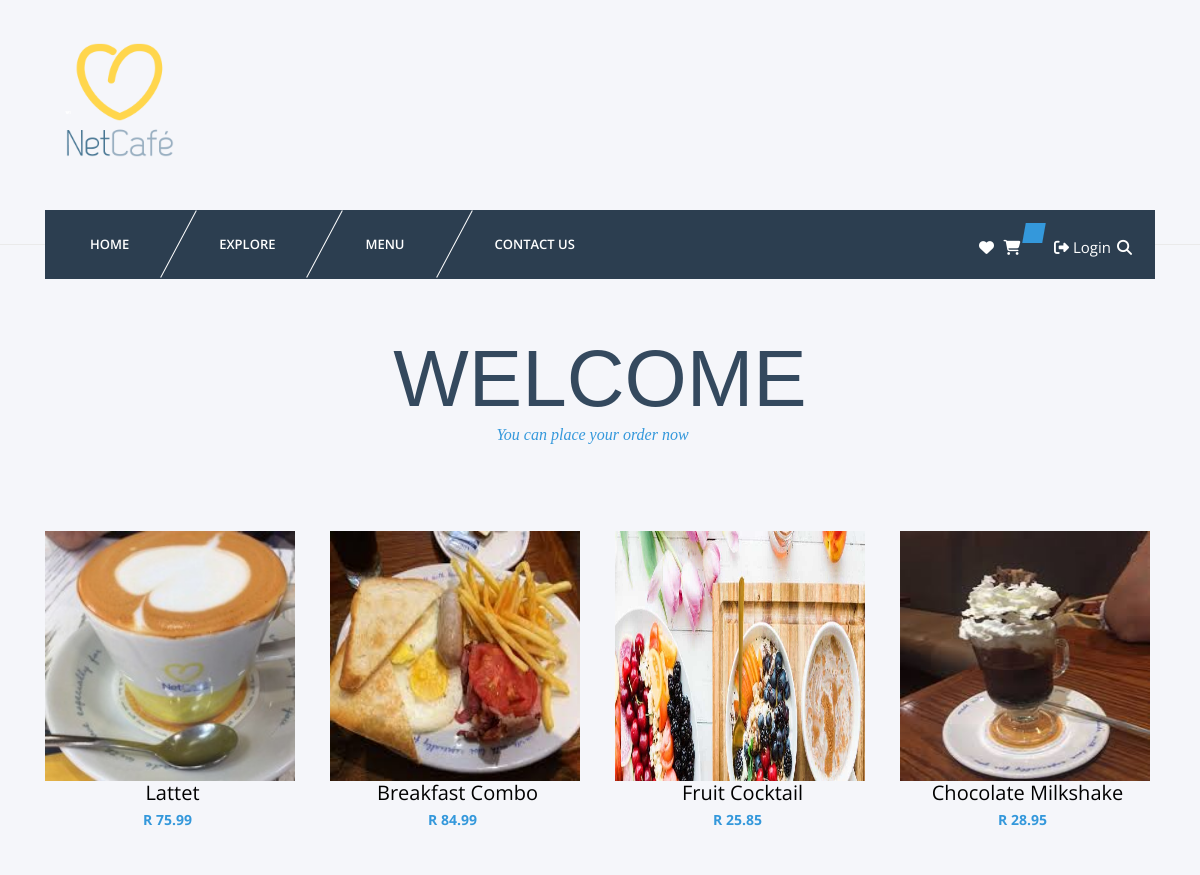
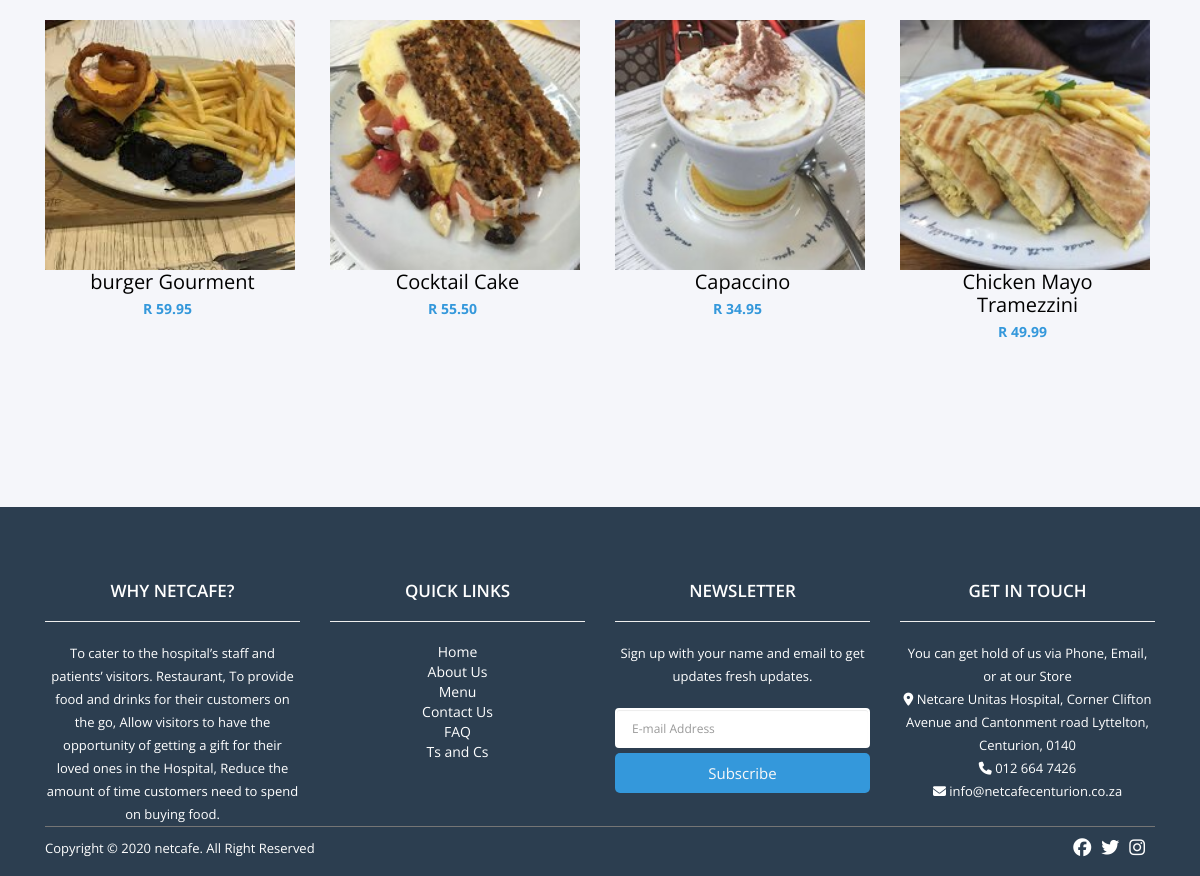
The page / on the database its author committed (2 pictures, top to bottom).
### tables this page shows
CREATE TABLE `products` (
  `id` int(11) NOT NULL,
  `name` varchar(255) NOT NULL,
  `catid` int(11) NOT NULL,
  `price` varchar(255) NOT NULL,
  `thumb` varchar(255) NOT NULL,
  `description` varchar(255) NOT NULL
);

### index.php (the view, shortened to what this page needs)
<?php
	require_once './Config/connect.php';
	require_once 'inc/header.php';
	require_once 'inc/nav.php';
?>
	<section id="content">
		<div class="content-blog">
			<div class="container">
				<div class="row">
					<div class="page_header text-center">
						<h2>Welcome</h2>
						<p>You can place your order now</p>
					</div>
					<div class="col-md-12">
						<div class="row">
							<div id="shop-mason" class="shop-mason-4col">
							<?php
								$sql = "SELECT * FROM products";
								$res = mysqli_query($connection, $sql);
								while($r = mysqli_fetch_assoc($res)){
							?>
								<div class="sm-item isotope-item">
									<div class="product">
										<div class="product-thumb">
											<img src="./Admin/Manager/<?php echo $r['thumb']; ?>" class="img-responsive" width="250px" alt="">
										</div>
										<h2 class="product-title"><a href="single.php?id=<?php echo $r['id']; ?>"><?php echo $r['name']; ?></a></h2>
										<div class="product-price">R <?php echo $r['price']; ?><span></span></div>
									</div>
								</div>
							<?php } ?>
							</div>
						</div>
					</div>
				</div>
			</div>
		</div>
	</section>
<?php include 'inc/footer.php' ?>

### inc/header.php (shortened to what this page needs)
<!DOCTYPE html>
	<html>
<head>
	<link rel="stylesheet" href="styles/bootstrap.css">
	<link rel="stylesheet" href="font-awesome/css/font-awesome.min.css">
	<link rel="stylesheet" href="js/isotope/isotope.css">
	<link rel="stylesheet" href="js/flexslider/flexslider.css">
	<link rel="stylesheet" href="js/owl-carousel/owl.carousel.css">
	<link rel="stylesheet" href="js/owl-carousel/owl.theme.css">
	<link rel="stylesheet" href="js/owl-carousel/owl.transitions.css">
	<link rel="stylesheet" href="js/superfish/css/megafish.css" media="screen">
	<link rel="stylesheet" href="js/superfish/css/superfish.css" media="screen">
	<link rel="stylesheet" href="js/pikaday/pikaday.css">
	<link rel="stylesheet" href="styles/settings-panel.css">
	<link rel="stylesheet" href="styles/style.css">
	<link rel="stylesheet" href="styles/light.css">
	<link rel="stylesheet" href="styles/responsive.css">
	<link rel="stylesheet" href="styles/login.css">
	<link rel="stylesheet" href="styles/payment.css">
	<link rel="stylesheet" href="styles/card.css">
</head>
<body class="multi-page">
<div id="wrapper" class="wrapper">
	<header id="header2">
		<div class="container">
			<div class="row">
				<div class="col-md-3 col-xs-5 logo">
					<a href="index.php"><img src="images/netcafe.png" class="img-responsive" alt=""/></a>
				</div>
			</div>

### inc/nav.php (shortened to what this page needs)
		<div class="menu-wrap">
			<ul class="sf-menu">
				<li>
					<a href="index.php">Home</a>
				</li>
				<li>
					<a href="#">Explore</a>
				</li>
				<li>
					<a href="#">Menu</a>
				</li>
				<li>
					<a href="contact.php"> Contact Us</a>
				</li>
			</ul>
			<div class="header-xtra">
				<div class="s-cart">
					<div class="sc-ico">
						<a href="wishlist.php"><i class="fas fa-heart"></i></a></i>
				    </div>
				</div>
				<div class="s-cart">
					<div class="sc-ico"><i class="fa fa-shopping-cart"></i><em>
							?></em>
						</div>
				</div>
				<div class="s-cart">
					<?php if(isset($_SESSION['customer'])): ?>
					<div class="sc-ico"><i class="fas fa-user"></i>
						&nbsp; <?=  $_SESSION['customer'] ?>
				    </div>
				    <?php else:?>
				    	<div class="sc-ico"><i class="fas fa-sign-out-alt"></i>
							<a href="login.php">Login</a>
				    </div>
				    <?php endif;?>
				</div>
				<div class="s-search">
						<div class="ss-ico"><i class="fa fa-search"></i></div>
				</div>
			</div>
		</div>
	</div>
</header>

### inc/footer.php (shortened to what this page needs)
	<div class="clearfix space70"></div>
	<footer id="footer2" class="padding-top bg_black">
    <div class="container">
      <div class="row">
        <div class="col-md-3 col-sm-6 footer_column">
          <h4 class="heading" style="color:#fff;">Why Netcafe?</h4>
          <hr class="half_space">
          <p class="half_space">To cater to the hospital’s staff and patients’ visitors. Restaurant,
            To provide food and drinks for their customers on the go,
            Allow visitors to have the opportunity of getting a gift for their loved ones in the Hospital,
            Reduce the amount of time customers need to spend on buying food.</p>
        </div>
        <div class="col-md-3 col-sm-6 footer_column">
          <h4 class="heading" style="color:#fff;">Quick Links</h4>
          <hr class="half_space">
          <ul class="widget_links">
            <li><a href="index.php">Home</a></li>
            <li><a href="about.php">About Us</a></li>
            <li><a href="menu.php">Menu</a></li>
            <li><a href="contact.php">Contact Us</a></li>
            <li><a href="faq.php">FAQ</a></li>
            <li><a href="TsandCs.php">Ts and Cs</a></li>
          </ul>
        </div>
        <div class="col-md-3 col-sm-6 footer_column">
          <h4 class="heading" style="color:#fff;">Newsletter</h4>
          <hr class="half_space">
          <p class="icon"><i class="icon-dollar"></i>Sign up with your name and email to get updates fresh updates.</p>
        <form action="newsletter.php" method="post" onSubmit="return false" class="newsletter">
            <div class="form-group">
              <input type="email" placeholder="E-mail Address" required name="EMAIL" id="EMAIL" class="form-control" />
            </div>
            <div class="form-group">
                <button class="btn btn-success" type="submit">Subscribe</button>
            </div>
          </form>
        </div>
        <div class="col-md-3 col-sm-6 footer_column">
          <h4 class="heading" style="color:#fff;">Get in Touch</h4>
          <hr class="half_space">
          <p>You can get hold of us via Phone, Email, or at our Store</p>
          <p class="address"><i class="fas fa-map-marker-alt"></i> Netcare Unitas Hospital, Corner Clifton Avenue and Cantonment road
            Lyttelton, Centurion, 0140</p>
          <p class="address"><i class="fa fa-phone"></i> 012 664 7426</p>
          <p class="address"><i class="fas fa-envelope"></i><a href="mailto:hello@website.com"> info@netcafecenturion.co.za</a></p>
        </div>
      </div>
      <div class="row">
      <div class="col-md-12">
          <div class="copyright clearfix">
            <p>Copyright &copy; 2020 netcafe. All Right Reserved</p>
            <ul class="social_icon">
                <li><a href="https://www.facebook.com/Netcafe-103993324335865" class="facebook"><i class="fab fa-facebook"></i></a></li>
                <li><a href="#" class="twitter"><i class="fab fa-twitter"></i></i></a></li>
                <li><a href="#" class="instagram"><i class="fab fa-instagram"></i></a></li>
                </ul>
          </div>
        </div>
      </div>
    </div>
  </footer>
</div>
</body>
</html>

### js/superfish/css/megafish.css (style rules this page uses)
.sf-menu { position: relative; margin: 0; padding: 0; list-style: none; }
.sf-menu > li { float: left; }
.sf-menu > li > a { display: block; position: relative; }
.sf-menu { float: left; margin-bottom: 1em; width: 100%; }
.sf-menu > li > a { border-left: 1px solid #fff; border-top: 1px solid #dFeEFF; border-top: 1px solid rgba(255,255,255,.5); padding: .75em 1em; text-decoration: none; zoom: 1; color: #13a; }
.sf-menu > li { background: #BDD2FF; -webkit-transition: background .2s; transition: background .2s; }

### js/superfish/css/superfish.css (style rules this page uses)
.sf-menu, .sf-menu * { margin: 0; padding: 0; list-style: none; }
.sf-menu li { position: relative; }
.sf-menu > li { float: left; }
.sf-menu a { display: block; position: relative; }
.sf-menu { float: left; margin-bottom: 1em; }
.sf-menu a { border-left: 1px solid #fff; border-top: 1px solid #dFeEFF; border-top: 1px solid rgba(255,255,255,.5); padding: .75em 1em; text-decoration: none; zoom: 1; }
.sf-menu a { color: #13a; }
.sf-menu li { background: #BDD2FF; white-space: nowrap; *white-space: normal; -webkit-transition: background .2s; transition: background .2s; }

### styles/light.css (style rules this page uses)
body { background-color:#fff; }
p { color:#5f5f5f; }

### styles/login.css (style rules this page uses)
.clearfix:after,.clearfix:before { content:'';display:table }
.clearfix:after { clear:both;display:block }
a { color:inherit;text-decoration:none }

### styles/payment.css (style rules this page uses)
.btn { margin-top: 40px; background: #2196F3; padding: 12px; text-align: center; color: #f8f8f8; border-radius: 5px; cursor: pointer; }

### rows shown on the page
products: thumb (picture), name "Lattet", price "75.99"
products: thumb (picture), name "Breakfast Combo", price "84.99"
products: thumb (picture), name "Fruit Cocktail", price "25.85"
products: thumb (picture), name "Chocolate Milkshake", price "28.95"
products: thumb (picture), name "burger Gourment", price "59.95"
products: thumb (picture), name "Cocktail Cake", price "55.50"
products: thumb (picture), name "Capaccino", price "34.95"
products: thumb (picture), name "Chicken Mayo Tramezzini", price "49.99"
